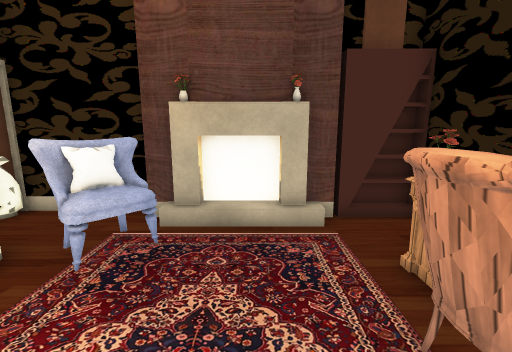
view 1 (above)

17 first-person views from a walk through a 3-D level made in the Unity game engine. The camera is 1.4 m above the floor, tilts 10° down and sees 90° across. The floor is counted in squares, 0.5 m on a side. Each view is taken from the middle of a square. On the plan, view 1 faces up. The plan holds only what a view shows up to about 19 squares ahead; the rest is blank. The place goes on beyond the plan. The player is left out. Some surface patterns are stand-ins.

view 2
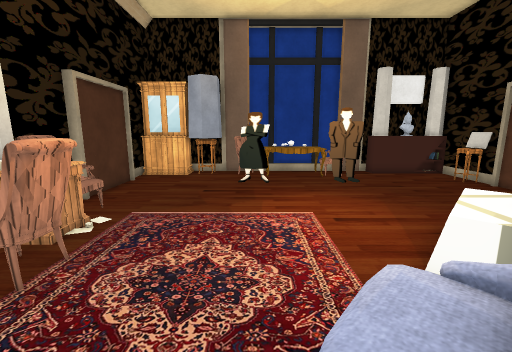

view 3
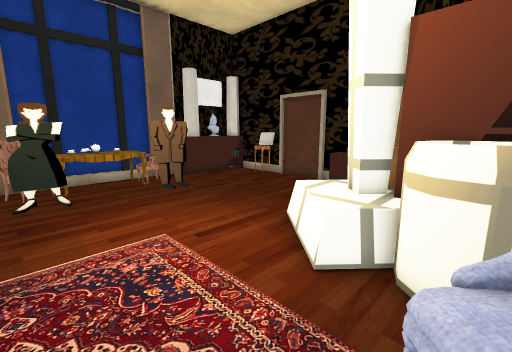

view 4
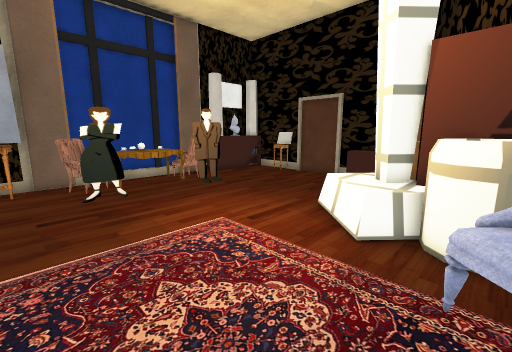

view 5
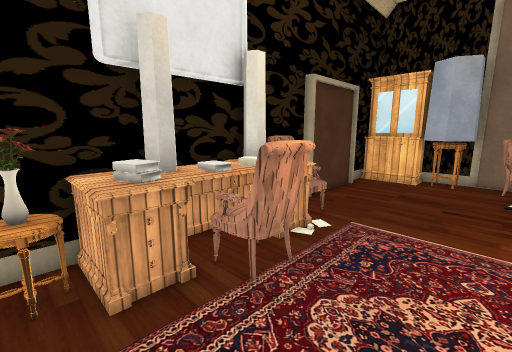

view 6
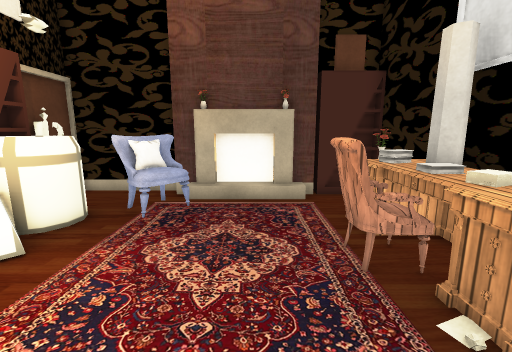

view 7
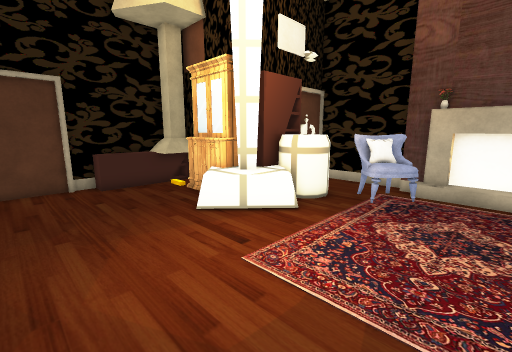

view 8
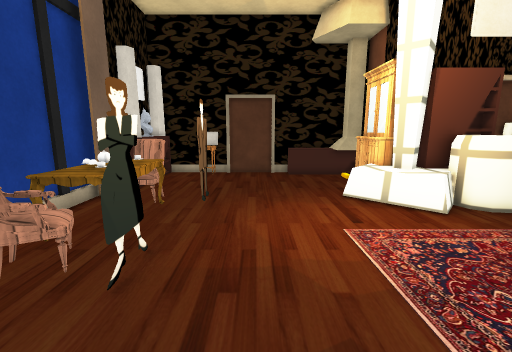

view 9
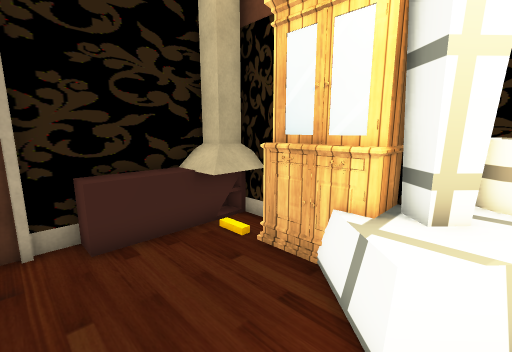

view 10
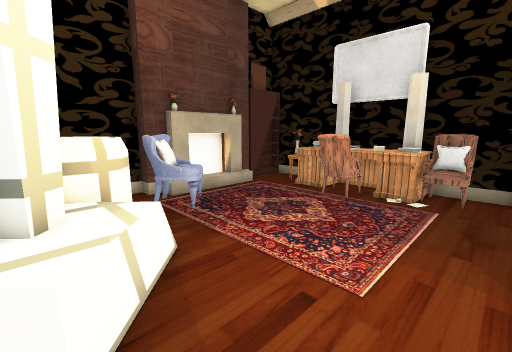

view 11
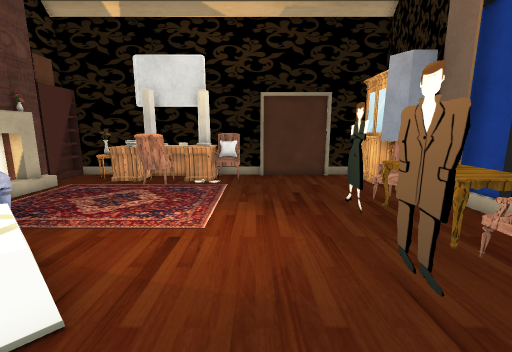

view 12
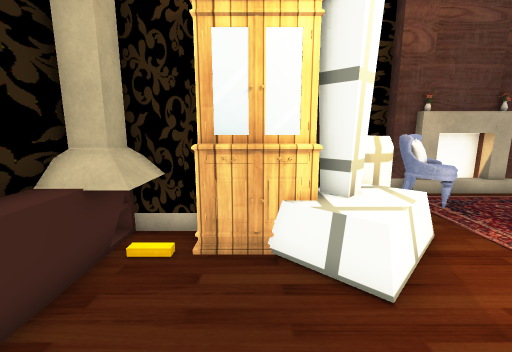

view 13
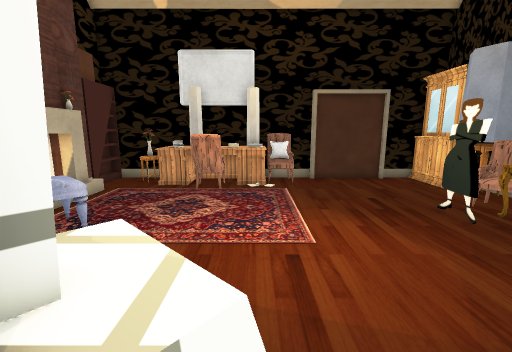

view 14
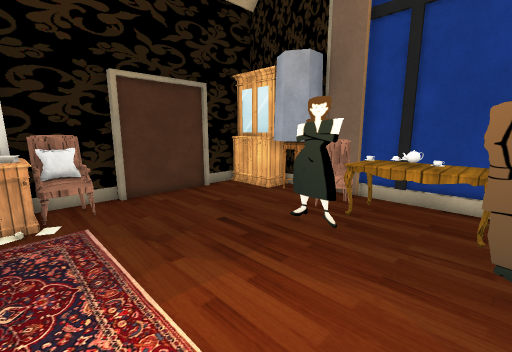

view 15
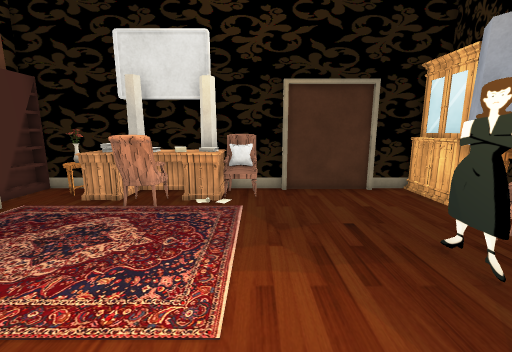

view 16
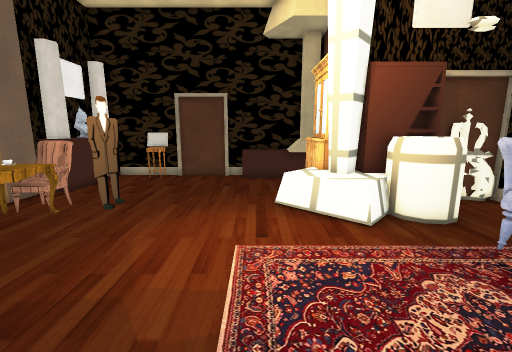

view 17
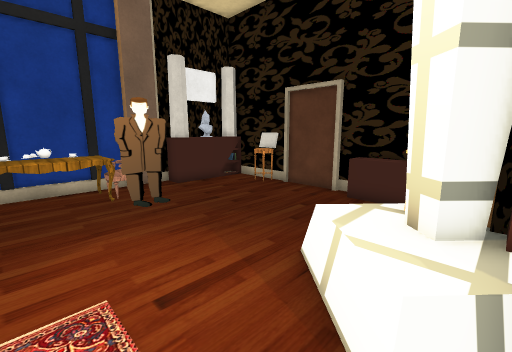

### Floor plan
Points are (right, up) in squares from view 1. A wall is a line through its corners. A room is listed if a view was taken in it or the views show most of it. See-through windows are left out.
Room 1 (views 1, 2, 3, 4, 5, 6, 7, 8, 9, 10, 11, 12, 13, 14, 15, 16, 17)
walls: (-7.3, 2.4) (-7.8, 1.7); (-5.8, 5.5) (-5.5, 4.8) (-5.6, 4.1) (-5.9, 3.8) (-6.5, 3.6); (-1.6, -10.6) (0.1, -10.6); (0, -10.9) (0.5, -10.9); (5.2, -7.5) (5.2, -3.5); (-8.5, -10.6) (-7.4, -10.6); (-8.2, -11.1) (-0.9, -11.1); (-14.3, -2.9) (-14.3, -3.6); (-8.5, 8) (-8.4, 7.3) (-8, 6.8); (-8.2, 8.2) (-8.4, 7.4); (-14.3, -5.4) (-14.3, -5.9)
low walls: (-7.8, -0.1) (-7.5, 0.3); (-6.7, 3.5) (-5.5, 2.4) (-7.8, 0) (-9.4, 1.5); (-8, -10.9) (-1.4, -10.9); (-8, 8.4) (-8.5, 8); (-8.2, 8.4) (-8.2, 7.9); (-8, 8.5) (-8.4, 7.7); (-8, 8.5) (-8.5, 7.9)
objects: shelf (-14, -11) to (-10, -10); table (-14, -8) to (-13, -7); shelf (-14, -2) to (-13, 3); chair (-7, -9) to (-6, -8); table (-6, -9) to (-3, -7); other object (-5, 5) to (-2, 7); fireplace (-4, 8) to (2, 9); chair (-2, -9) to (-1, -8); vase (-2, 8); other object (0, -10) to (2, -9); vase (1, 8); cabinet (2, -11) to (5, -9); chair (2, 2) to (3, 3); table (3, 0) to (5, 5); table (3, 4) to (3, 5); bookshelf (3, 8) to (5, 9); chair (4, -2) to (5, -1); other object (4, 0); books (4, 2) to (4, 3); books (4, 4); table (4, 5); vase (4, 6) to (5, 6)
Room 2 (no view inside)
walls: (-7.1, 3.6) (-7.5, 3.9)
objects: bookshelf (-8, 4) to (-8, 6)

Where each view was taken, in squares from view 1:
view 1: 0 up, 0 right, facing up
view 2: 7 up, 2 left, facing down
view 3: 5 up, 1 left, facing down-left
view 4: 5 up, 1 right, facing down-left
view 5: 6 up, 1 left, facing down-right
view 6: 3 down, 0 right, facing up
view 7: 5 down, 0 right, facing up-left
view 8: 4 down, 3 right, facing left
view 9: 3 down, 7 left, facing up-left
view 10: 3 down, 8 left, facing up-right
view 11: 3 down, 11 left, facing right
view 12: 4 down, 10 left, facing up
view 13: 0 up, 10 left, facing right
view 14: 0 up, 6 left, facing down-right
view 15: 2 down, 7 left, facing right
view 16: 1 down, 2 right, facing left
view 17: 3 up, 3 left, facing down-left
